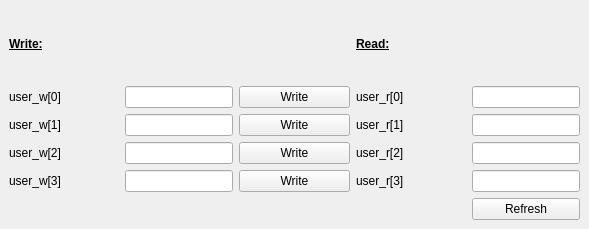
    <widget class="QWidget" name="tab">
     <attribute name="title">
      <string>Ankle 2DoF</string>
     </attribute>
     <widget class="QWidget" name="gridLayoutWidget_5">
      <property name="geometry">
       <rect>
        <x>9</x>
        <y>9</y>
        <width>571</width>
        <height>211</height>
       </rect>
      </property>
      <layout class="QGridLayout" name="gridLayout_5">
       <item row="1" column="1">
        <widget class="QLineEdit" name="a2dof_w0">
         <property name="sizePolicy">
          <sizepolicy hsizetype="Fixed" vsizetype="Fixed">
           <horstretch>0</horstretch>
           <verstretch>0</verstretch>
          </sizepolicy>
         </property>
         <property name="alignment">
          <set>Qt::AlignRight|Qt::AlignTrailing|Qt::AlignVCenter</set>
         </property>
        </widget>
       </item>
       <item row="4" column="1">
        <widget class="QLineEdit" name="a2dof_w3">
         <property name="sizePolicy">
          <sizepolicy hsizetype="Fixed" vsizetype="Fixed">
           <horstretch>0</horstretch>
           <verstretch>0</verstretch>
          </sizepolicy>
         </property>
         <property name="alignment">
          <set>Qt::AlignRight|Qt::AlignTrailing|Qt::AlignVCenter</set>
         </property>
        </widget>
       </item>
       <item row="0" column="0">
        <widget class="QLabel" name="label_128">
         <property name="text">
          <string>&lt;html&gt;&lt;head/&gt;&lt;body&gt;&lt;p&gt;&lt;span style=&quot; font-weight:600; text-decoration: underline;&quot;&gt;Write:&lt;/span&gt;&lt;/p&gt;&lt;/body&gt;&lt;/html&gt;</string>
         </property>
        </widget>
       </item>
       <item row="4" column="4">
        <widget class="QLineEdit" name="a2dof_r3">
         <property name="sizePolicy">
          <sizepolicy hsizetype="Fixed" vsizetype="Fixed">
           <horstretch>0</horstretch>
           <verstretch>0</verstretch>
          </sizepolicy>
         </property>
         <property name="alignment">
          <set>Qt::AlignRight|Qt::AlignTrailing|Qt::AlignVCenter</set>
         </property>
        </widget>
       </item>
       <item row="2" column="4">
        <widget class="QLineEdit" name="a2dof_r1">
         <property name="sizePolicy">
          <sizepolicy hsizetype="Fixed" vsizetype="Fixed">
           <horstretch>0</horstretch>
           <verstretch>0</verstretch>
          </sizepolicy>
         </property>
         <property name="alignment">
          <set>Qt::AlignRight|Qt::AlignTrailing|Qt::AlignVCenter</set>
         </property>
        </widget>
       </item>
       <item row="1" column="2">
        <widget class="QPushButton" name="pushButton_a2dof_w0">
         <property name="text">
          <string>Write</string>
         </property>
        </widget>
       </item>
       <item row="3" column="1">
        <widget class="QLineEdit" name="a2dof_w2">
         <property name="sizePolicy">
          <sizepolicy hsizetype="Fixed" vsizetype="Fixed">
           <horstretch>0</horstretch>
           <verstretch>0</verstretch>
          </sizepolicy>
         </property>
         <property name="alignment">
          <set>Qt::AlignRight|Qt::AlignTrailing|Qt::AlignVCenter</set>
         </property>
        </widget>
       </item>
       <item row="1" column="0">
        <widget class="QLabel" name="label_127">
         <property name="layoutDirection">
          <enum>Qt::LeftToRight</enum>
         </property>
         <property name="text">
          <string>user_w[0]</string>
         </property>
         <property name="alignment">
          <set>Qt::AlignLeading|Qt::AlignLeft|Qt::AlignVCenter</set>
         </property>
        </widget>
       </item>
       <item row="2" column="2">
        <widget class="QPushButton" name="pushButton_a2dof_w1">
         <property name="text">
          <string>Write</string>
         </property>
        </widget>
       </item>
       <item row="4" column="0">
        <widget class="QLabel" name="label_131">
         <property name="layoutDirection">
          <enum>Qt::LeftToRight</enum>
         </property>
         <property name="text">
          <string>user_w[3]</string>
         </property>
         <property name="alignment">
          <set>Qt::AlignLeading|Qt::AlignLeft|Qt::AlignVCenter</set>
         </property>
        </widget>
       </item>
       <item row="2" column="0">
        <widget class="QLabel" name="label_129">
         <property name="layoutDirection">
          <enum>Qt::LeftToRight</enum>
         </property>
         <property name="text">
          <string>user_w[1]</string>
         </property>
         <property name="alignment">
          <set>Qt::AlignLeading|Qt::AlignLeft|Qt::AlignVCenter</set>
         </property>
        </widget>
       </item>
       <item row="1" column="4">
        <widget class="QLineEdit" name="a2dof_r0">
         <property name="sizePolicy">
          <sizepolicy hsizetype="Fixed" vsizetype="Fixed">
           <horstretch>0</horstretch>
           <verstretch>0</verstretch>
          </sizepolicy>
         </property>
         <property name="alignment">
          <set>Qt::AlignRight|Qt::AlignTrailing|Qt::AlignVCenter</set>
         </property>
        </widget>
       </item>
       <item row="2" column="1">
        <widget class="QLineEdit" name="a2dof_w1">
         <property name="sizePolicy">
          <sizepolicy hsizetype="Fixed" vsizetype="Fixed">
           <horstretch>0</horstretch>
           <verstretch>0</verstretch>
          </sizepolicy>
         </property>
         <property name="alignment">
          <set>Qt::AlignRight|Qt::AlignTrailing|Qt::AlignVCenter</set>
         </property>
        </widget>
       </item>
       <item row="3" column="0">
        <widget class="QLabel" name="label_130">
         <property name="layoutDirection">
          <enum>Qt::LeftToRight</enum>
         </property>
         <property name="text">
          <string>user_w[2]</string>
         </property>
         <property name="alignment">
          <set>Qt::AlignLeading|Qt::AlignLeft|Qt::AlignVCenter</set>
         </property>
        </widget>
       </item>
       <item row="2" column="3">
        <widget class="QLabel" name="label_134">
         <property name="layoutDirection">
          <enum>Qt::LeftToRight</enum>
         </property>
         <property name="text">
          <string>user_r[1]</string>
         </property>
         <property name="alignment">
          <set>Qt::AlignLeading|Qt::AlignLeft|Qt::AlignVCenter</set>
         </property>
        </widget>
       </item>
       <item row="3" column="4">
        <widget class="QLineEdit" name="a2dof_r2">
         <property name="sizePolicy">
          <sizepolicy hsizetype="Fixed" vsizetype="Fixed">
           <horstretch>0</horstretch>
           <verstretch>0</verstretch>
          </sizepolicy>
         </property>
         <property name="alignment">
          <set>Qt::AlignRight|Qt::AlignTrailing|Qt::AlignVCenter</set>
         </property>
        </widget>
       </item>
       <item row="1" column="3">
        <widget class="QLabel" name="label_136">
         <property name="layoutDirection">
          <enum>Qt::LeftToRight</enum>
         </property>
         <property name="text">
          <string>user_r[0]</string>
         </property>
         <property name="alignment">
          <set>Qt::AlignLeading|Qt::AlignLeft|Qt::AlignVCenter</set>
         </property>
        </widget>
       </item>
       <item row="3" column="3">
        <widget class="QLabel" name="label_135">
         <property name="layoutDirection">
          <enum>Qt::LeftToRight</enum>
         </property>
         <property name="text">
          <string>user_r[2]</string>
         </property>
         <property name="alignment">
          <set>Qt::AlignLeading|Qt::AlignLeft|Qt::AlignVCenter</set>
         </property>
        </widget>
       </item>
       <item row="4" column="3">
        <widget class="QLabel" name="label_133">
         <property name="layoutDirection">
          <enum>Qt::LeftToRight</enum>
         </property>
         <property name="text">
          <string>user_r[3]</string>
         </property>
         <property name="alignment">
          <set>Qt::AlignLeading|Qt::AlignLeft|Qt::AlignVCenter</set>
         </property>
        </widget>
       </item>
       <item row="3" column="2">
        <widget class="QPushButton" name="pushButton_a2dof_w2">
         <property name="text">
          <string>Write</string>
         </property>
        </widget>
       </item>
       <item row="4" column="2">
        <widget class="QPushButton" name="pushButton_a2dof_w3">
         <property name="text">
          <string>Write</string>
         </property>
        </widget>
       </item>
       <item row="0" column="3">
        <widget class="QLabel" name="label_132">
         <property name="text">
          <string>&lt;html&gt;&lt;head/&gt;&lt;body&gt;&lt;p&gt;&lt;span style=&quot; font-weight:600; text-decoration: underline;&quot;&gt;Read:&lt;/span&gt;&lt;/p&gt;&lt;/body&gt;&lt;/html&gt;</string>
         </property>
        </widget>
       </item>
       <item row="5" column="4">
        <widget class="QPushButton" name="pushButton_a2dof_refresh">
         <property name="text">
          <string>Refresh</string>
         </property>
        </widget>
       </item>
      </layout>
     </widget>
    </widget>
